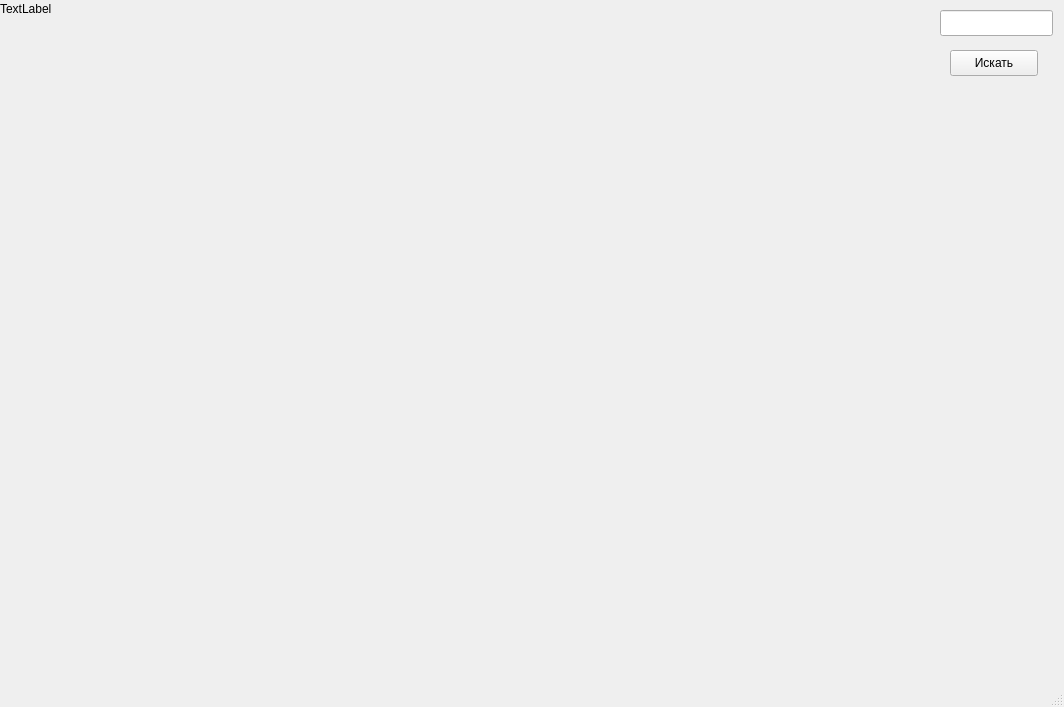
<?xml version="1.0" encoding="UTF-8"?>
<ui version="4.0">
 <class>MainWindow</class>
 <widget class="QMainWindow" name="MainWindow">
  <property name="geometry">
   <rect>
    <x>0</x>
    <y>0</y>
    <width>1064</width>
    <height>707</height>
   </rect>
  </property>
  <property name="windowTitle">
   <string>MainWindow</string>
  </property>
  <widget class="QWidget" name="centralwidget">
   <widget class="QLabel" name="label_for_map">
    <property name="geometry">
     <rect>
      <x>0</x>
      <y>0</y>
      <width>66</width>
      <height>18</height>
     </rect>
    </property>
    <property name="text">
     <string>TextLabel</string>
    </property>
   </widget>
   <widget class="QLineEdit" name="search_line">
    <property name="geometry">
     <rect>
      <x>940</x>
      <y>10</y>
      <width>113</width>
      <height>26</height>
     </rect>
    </property>
    <property name="text">
     <string/>
    </property>
   </widget>
   <widget class="QPushButton" name="searchbutton">
    <property name="geometry">
     <rect>
      <x>950</x>
      <y>50</y>
      <width>88</width>
      <height>26</height>
     </rect>
    </property>
    <property name="text">
     <string>Искать</string>
    </property>
   </widget>
  </widget>
  <widget class="QMenuBar" name="menubar">
   <property name="geometry">
    <rect>
     <x>0</x>
     <y>0</y>
     <width>1064</width>
     <height>23</height>
    </rect>
   </property>
  </widget>
  <widget class="QStatusBar" name="statusbar"/>
 </widget>
 <resources/>
 <connections/>
</ui>
